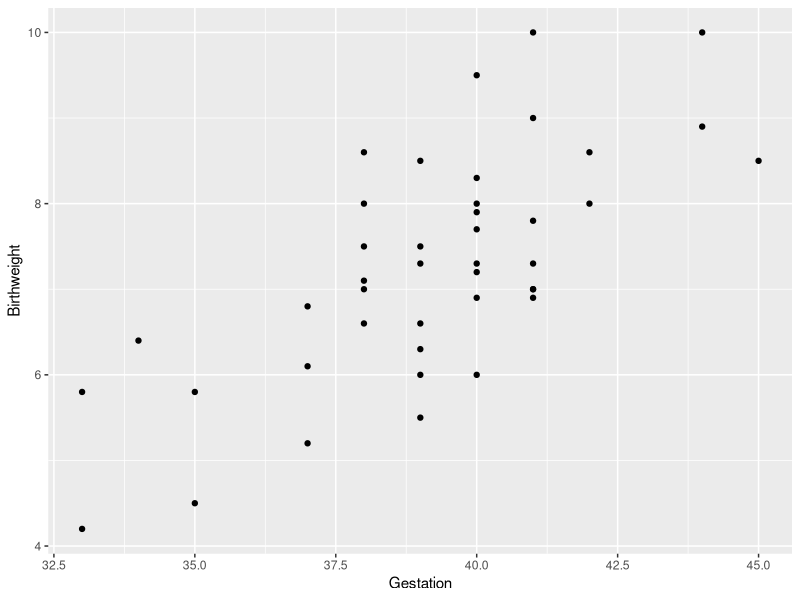
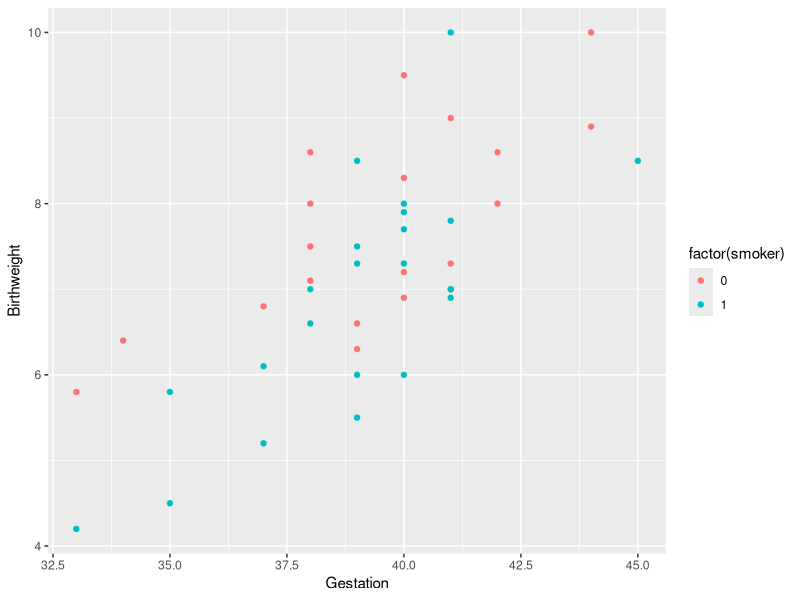
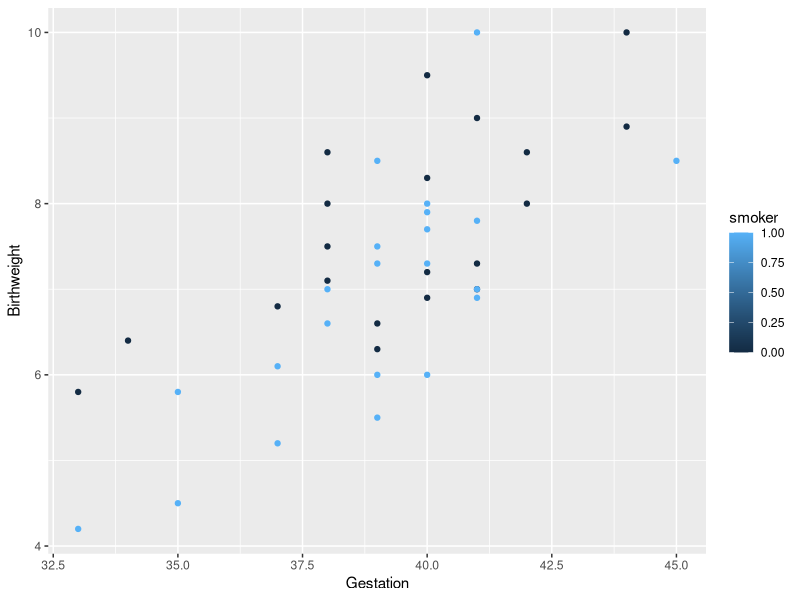
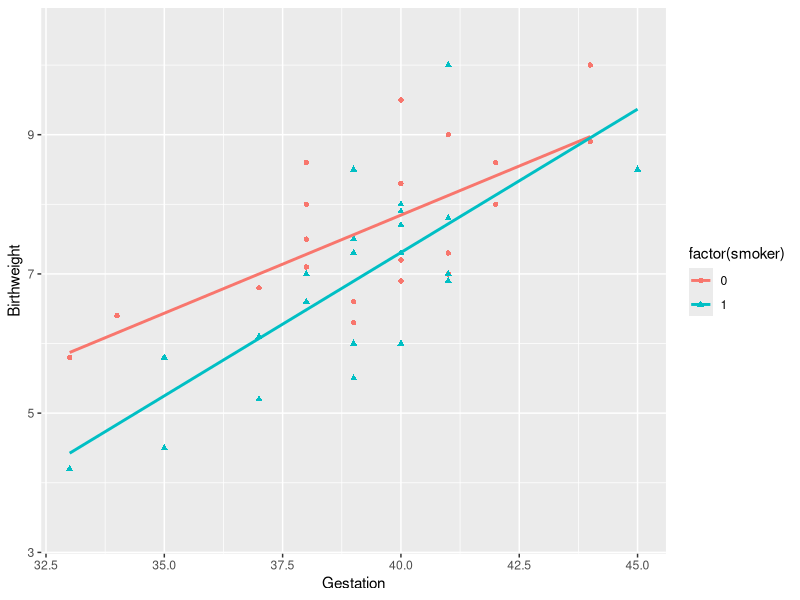
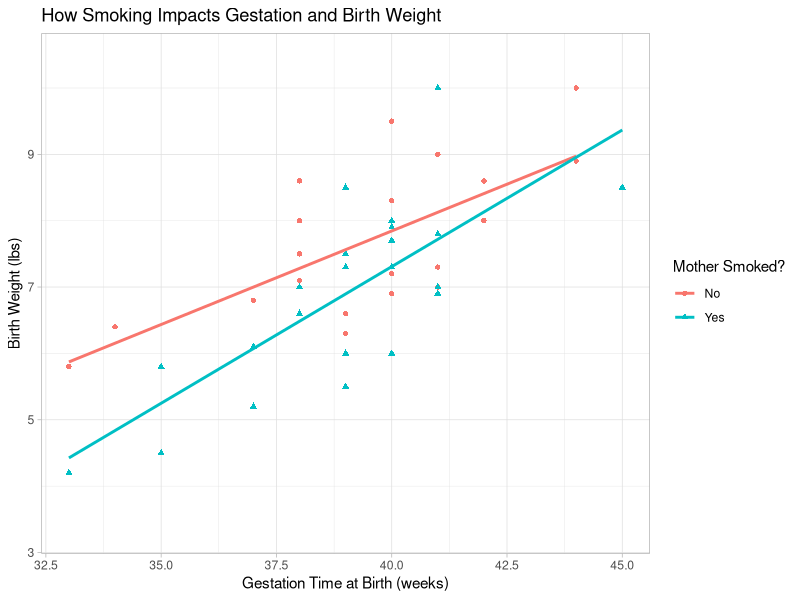

Write the R code that produced these figures, in order.
# First Scatterplot Ggplot2 Birthweight
#
# Jesse Bockstedt
# bockstedt.com
# For ISOM 675 Data Visualization, Goizueta Business School, Emory University
#
# Description:
# Quick tutorial on basic options for scatterplots in ggplot2 R library.
# Uses the birthweithg_reduced dataset from https://www.sheffield.ac.uk/mash/data
# Assumes csv data file is in same directory as this script


require(ggplot2)

birthweight.df <- read.csv('birthweight_reduced.csv')

# Look at the first few rows, structure and dimensions of the data
head(birthweight.df) 
str(birthweight.df) 
dim(birthweight.df)


## First ScatterplotS
# Let's see if there's a relationship between the Gestation (week of birth) and 
# baby's weight
birthweight.p <- ggplot(data = birthweight.df, aes(y = Birthweight, x = Gestation))

birthweight.p + geom_point()

# Let's look at whether being a smoker impacted this relationship
birthweight.p <- ggplot(data = birthweight.df, aes(y = Birthweight, x = Gestation, color=factor(smoker)))
birthweight.p + geom_point()

# What happens if we don't factorize the smoker variable?
birthweight.p <- ggplot(data = birthweight.df, aes(y = Birthweight, x = Gestation, color=smoker))
birthweight.p + geom_point()

# Let's check the relationships for smokers and non smokers a little closer
birthweight.p <- ggplot(data = birthweight.df, aes(y = Birthweight, x = Gestation, color=factor(smoker), shape=factor(smoker)))
birthweight.p + geom_point() + geom_smooth(method="lm", fill=NA)

# Finally, let's clean up the formatting
birthweight.p <- ggplot(data = birthweight.df, 
                        aes(y = Birthweight, 
                            x = Gestation, 
                            color=factor(smoker, labels = c("No", "Yes")), 
                            shape=factor(smoker, labels = c("No", "Yes"))))

birthweight.p + geom_point() + 
  geom_smooth(method="lm", fill=NA) +
  labs(x = "Gestation Time at Birth (weeks)", 
       y = "Birth Weight (lbs)", 
       title = "How Smoking Impacts Gestation and Birth Weight", 
       shape="Mother Smoked?", 
       color="Mother Smoked?") +
  theme_light()
  
